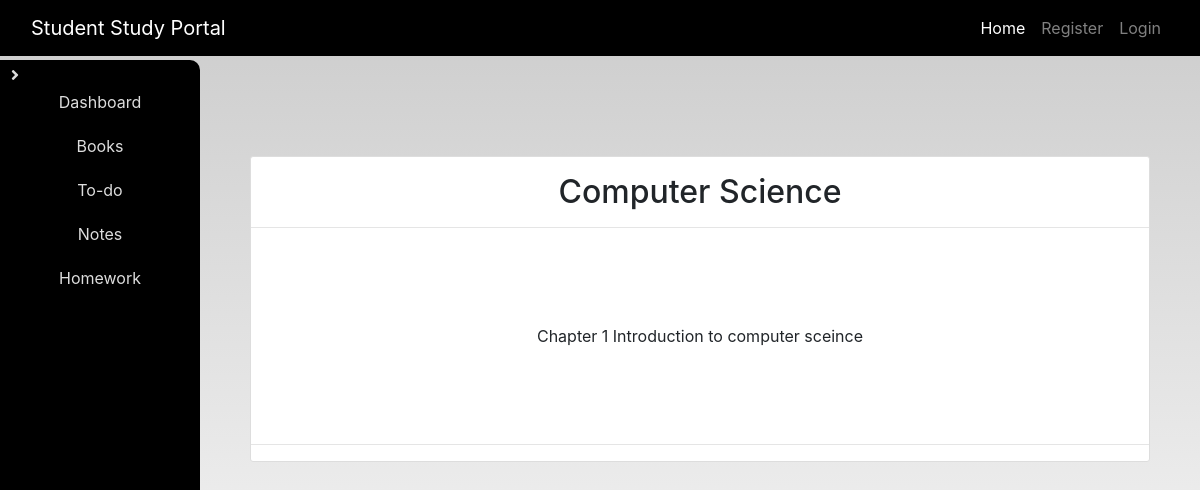
The page /notes_detail/1/ on the database its author committed.
### dashboard/models.py (models this page shows, shortened)
class Notes(models.Model):  # Updated to uppercase
    user = models.ForeignKey(User, on_delete=models.CASCADE)
    title = models.CharField(max_length=200)
    description = models.TextField()
    class Meta:
        verbose_name = 'note'
        verbose_name_plural = 'notes'

### dashboard/views.py (the view)
# urls.py: path('notes_detail/<int:pk>/', views.NoteDetailView.as_view(), name='note_detail'),
class NoteDetailView(generic.DetailView):
    model = Notes

### dashboard/templates/dashboard/notes_detail.html
{% extends 'dashboard/base.html' %}
{% load static %}
{% block content %}
<section class='text-center container'>
    <div class="container">
        <div class="content-section p-0 mt-5">
            <div class="m-3">
                <h2>{{notes.title}}</h2>
            </div>
            <hr class="p-0 m-0">
            <p class="description m-5 p-5">
                {{notes.description}}
            </p>
            <hr>
        </div>
    </div>
</section>
{% endblock content %}

### static/css/main.css (style rules this page uses)
html { scroll-behavior: smooth; height: 100%; width: 100%; }
html, body { max-width: 100%; overflow-x: hidden; height: 100%; width: 100%; }
body { background: linear-gradient(rgba(0, 0, 0, 0.2), rgba(255, 255, 255, 0.5)); overflow-x: hidden; background-repeat: no-repeat; }
.content-section { background: #ffffff; padding: 10px 20px; border: 1px solid #dddddd; border-radius: 3px; margin-bottom: 20px; }

### rows shown on the page
Notes: title "Computer Science", description "Chapter 1 Introduction to computer sceince"
